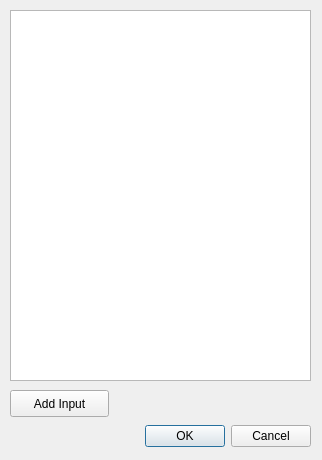
<?xml version="1.0" encoding="UTF-8"?>
<ui version="4.0">
 <class>intableDialog</class>
 <widget class="QDialog" name="intableDialog">
  <property name="geometry">
   <rect>
    <x>0</x>
    <y>0</y>
    <width>322</width>
    <height>460</height>
   </rect>
  </property>
  <property name="windowTitle">
   <string>Dialog</string>
  </property>
  <widget class="QDialogButtonBox" name="intablebbox">
   <property name="geometry">
    <rect>
     <x>-30</x>
     <y>420</y>
     <width>341</width>
     <height>32</height>
    </rect>
   </property>
   <property name="orientation">
    <enum>Qt::Horizontal</enum>
   </property>
   <property name="standardButtons">
    <set>QDialogButtonBox::Cancel|QDialogButtonBox::Ok</set>
   </property>
  </widget>
  <widget class="QTableWidget" name="intableWidget">
   <property name="geometry">
    <rect>
     <x>10</x>
     <y>10</y>
     <width>301</width>
     <height>371</height>
    </rect>
   </property>
  </widget>
  <widget class="QPushButton" name="intableadd">
   <property name="geometry">
    <rect>
     <x>10</x>
     <y>390</y>
     <width>99</width>
     <height>27</height>
    </rect>
   </property>
   <property name="text">
    <string>Add Input</string>
   </property>
  </widget>
 </widget>
 <resources/>
 <connections>
  <connection>
   <sender>intablebbox</sender>
   <signal>accepted()</signal>
   <receiver>intableDialog</receiver>
   <slot>accept()</slot>
   <hints>
    <hint type="sourcelabel">
     <x>248</x>
     <y>254</y>
    </hint>
    <hint type="destinationlabel">
     <x>157</x>
     <y>274</y>
    </hint>
   </hints>
  </connection>
  <connection>
   <sender>intablebbox</sender>
   <signal>rejected()</signal>
   <receiver>intableDialog</receiver>
   <slot>reject()</slot>
   <hints>
    <hint type="sourcelabel">
     <x>316</x>
     <y>260</y>
    </hint>
    <hint type="destinationlabel">
     <x>286</x>
     <y>274</y>
    </hint>
   </hints>
  </connection>
 </connections>
</ui>
